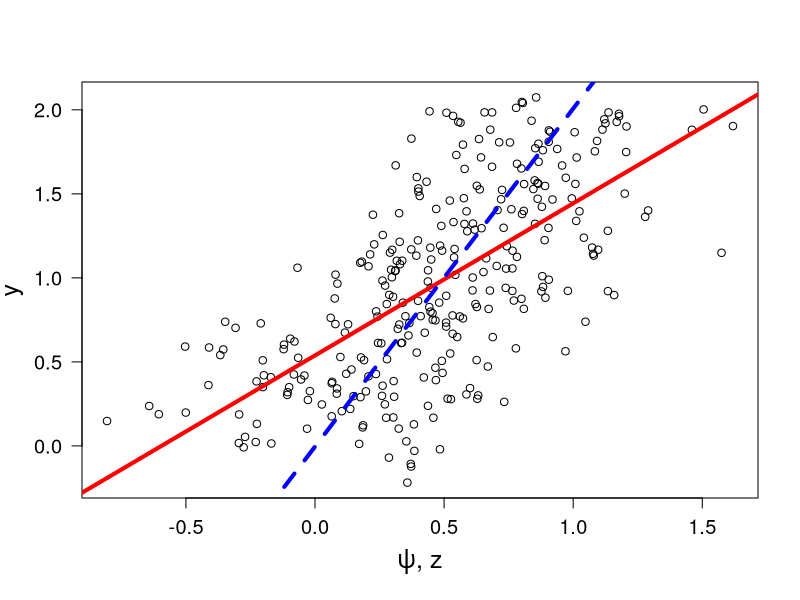
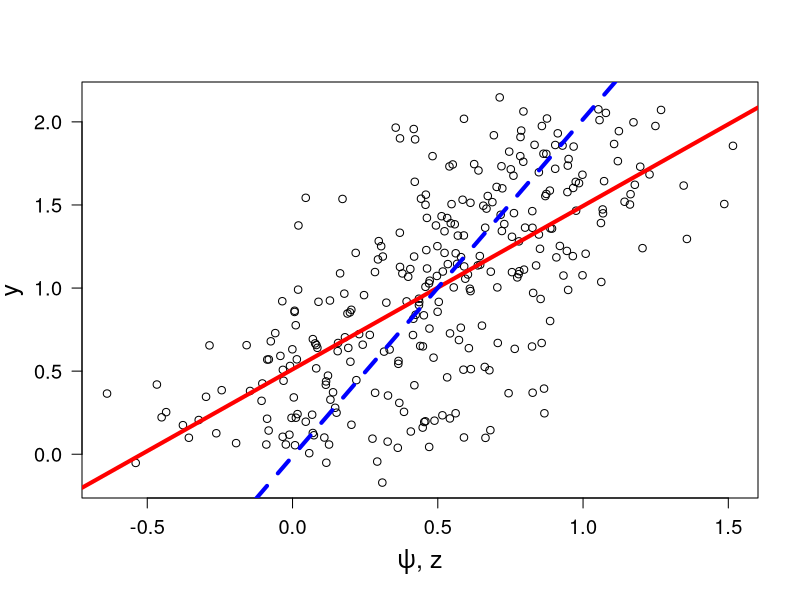
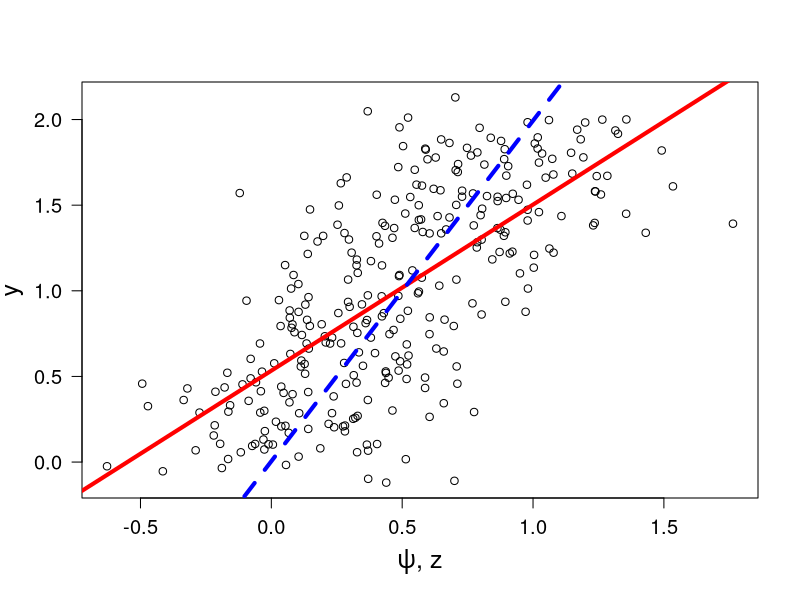
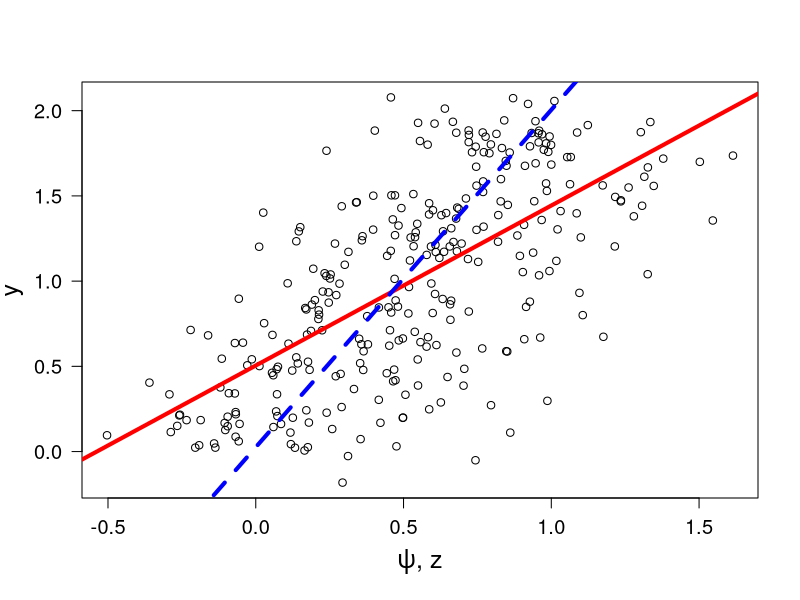
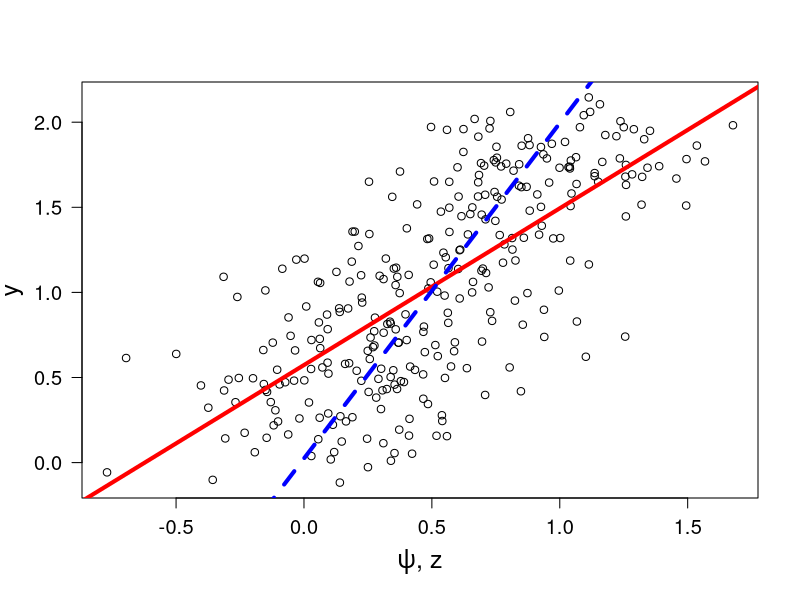
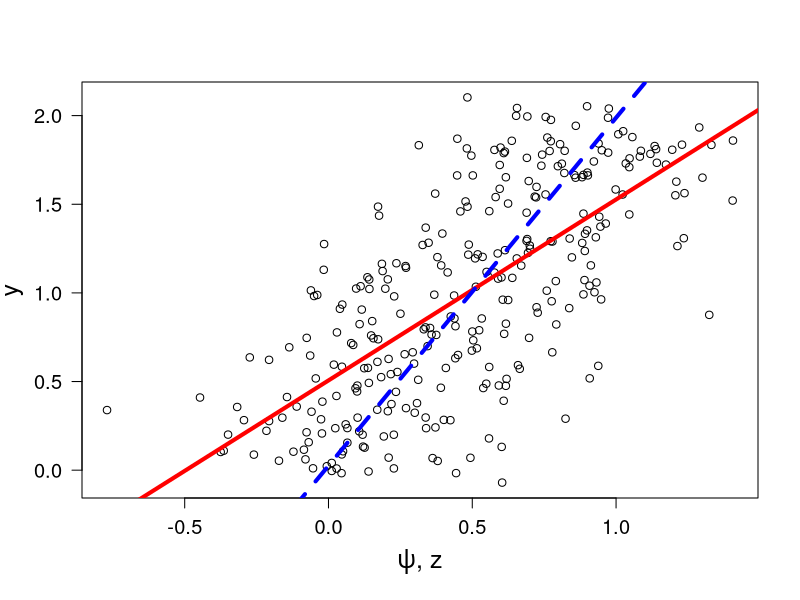
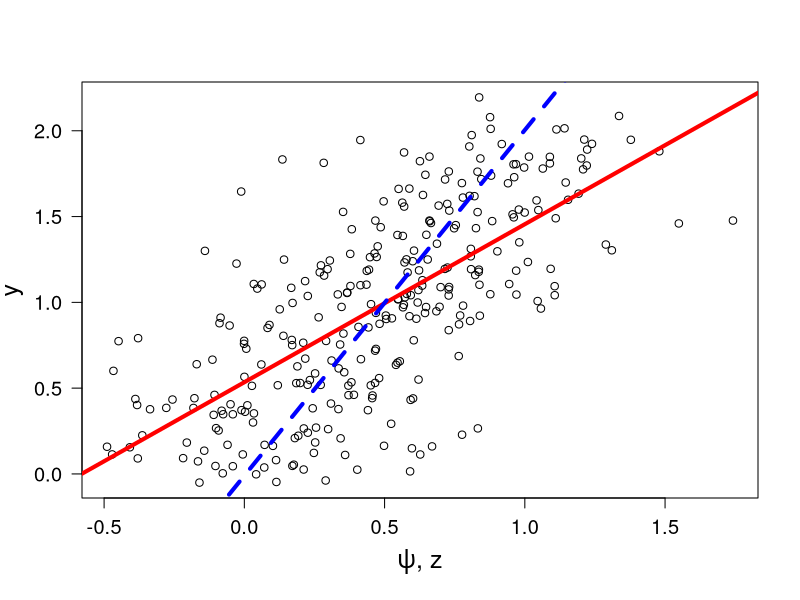
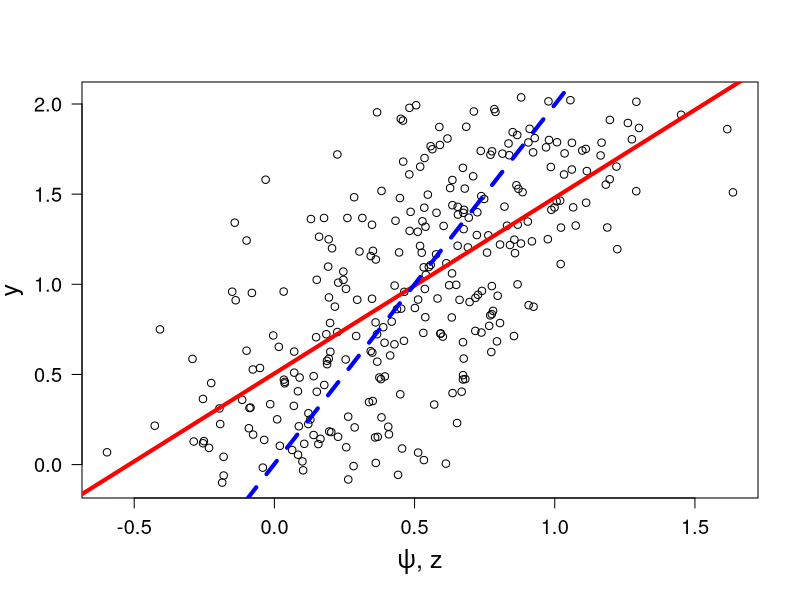

Generate these figures, in order, with R:
sum_b = 0

for (iter  in 1:400){
    n = 300
    x = runif(n,0,1)
    e = rnorm(n,0,0.1)
    u = rnorm(n,0,0.3)
    z = x+u
    y = 2*x+e

    lm.y = lm(y~x)
    summary(lm.y)

    lm.z = lm(y~z)
    summary(lm.z)

    plot(z, y,cex.axis=1.2,font.axis=1, cex.lab=1.5,las=1,xlab=c(expression(paste(psi, ", z"))),ylab="y")
    abline(lm.z, lwd=4,lty=1,col="red")
    abline(lm.y, lwd=4,lty=2,col="blue")
    b     = summary(lm.z)$coef[2]
    sum_b = (sum_b+b)
}

1/400*sum_b

